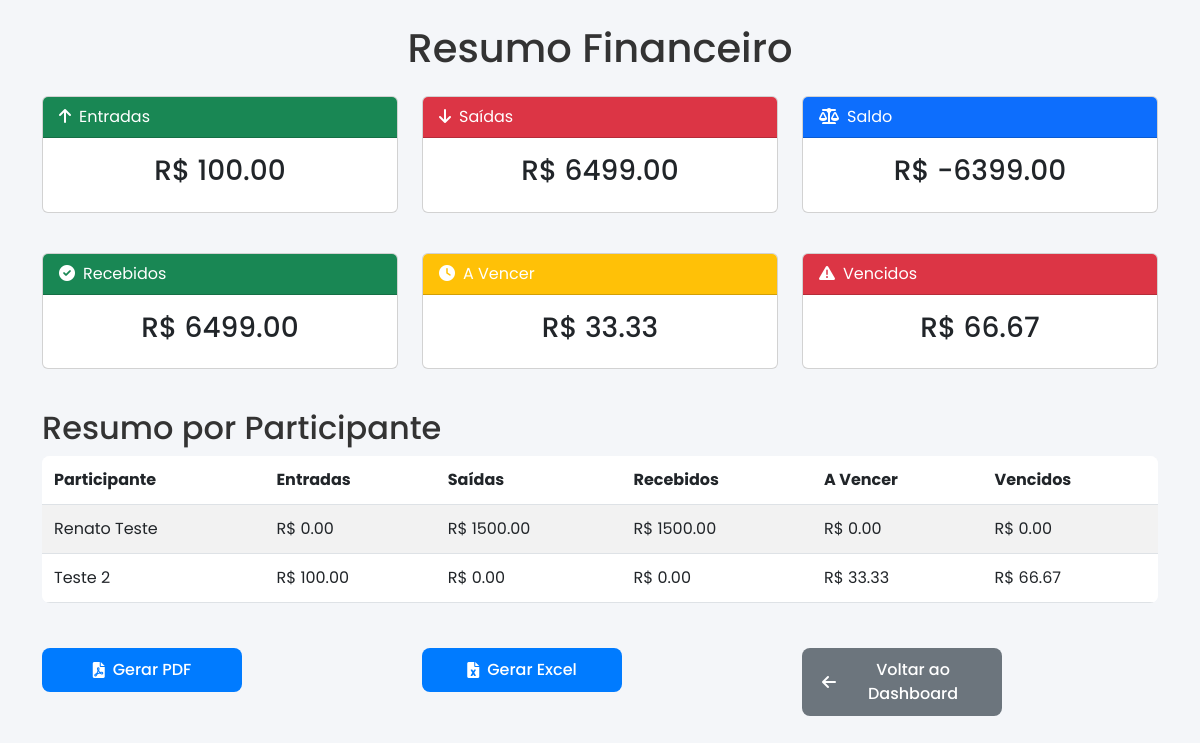
Page /resumo (signed in) on the earlier database version.
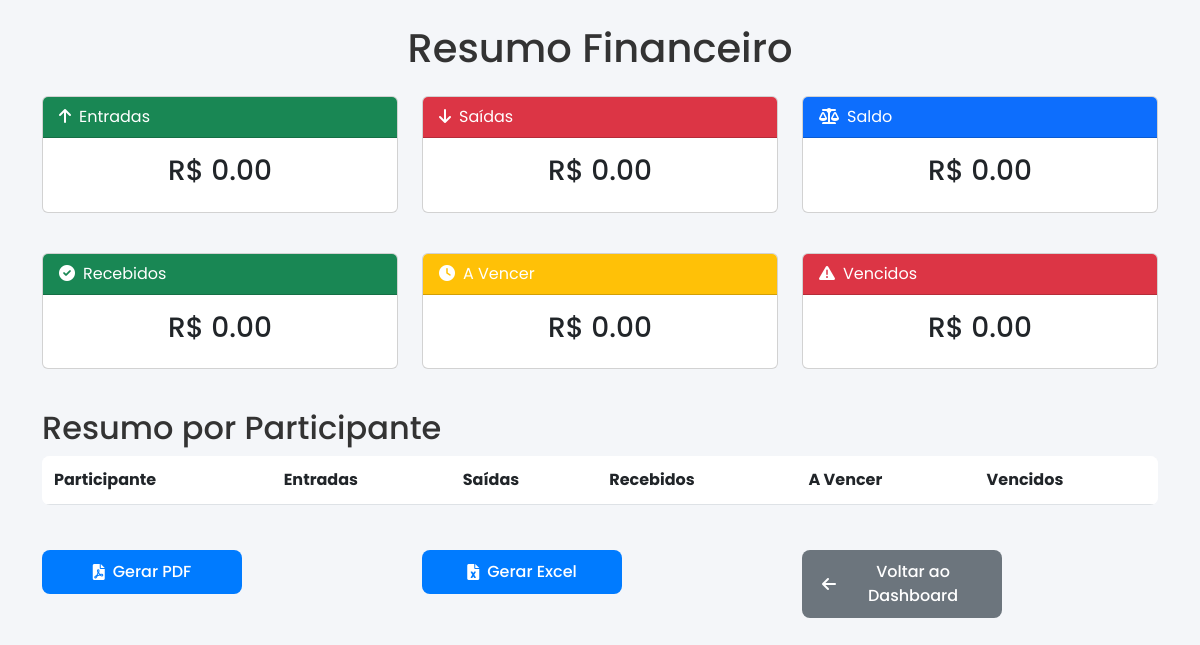
Same page on the later database version.
### tables this page shows
CREATE TABLE participantes (
            id INTEGER PRIMARY KEY AUTOINCREMENT,
            nome TEXT NOT NULL,
            adulto INTEGER NOT NULL,
            crianca INTEGER NOT NULL,
            bebe_alcool INTEGER NOT NULL
        );

### app.py (the view)
@app.route('/resumo')
@login_required
def resumo_financeiro():
    conn = get_db_connection()
    total_entradas = conn.execute('SELECT SUM(valor) FROM transacoes WHERE tipo = "entrada"').fetchone()[0] or 0
    total_saidas = conn.execute('SELECT SUM(valor) FROM transacoes WHERE tipo = "saida"').fetchone()[0] or 0
    saldo = total_entradas - total_saidas
    parcelas = conn.execute('SELECT valor, data_vencimento, pago FROM parcelas').fetchall()
    valores_recebidos = 0
    valores_a_vencer = 0
    valores_vencidos = 0
    for parcela in parcelas:
        data_vencimento = datetime.fromisoformat(parcela['data_vencimento'])
        if parcela['pago']:
            valores_recebidos += parcela['valor']
        elif data_vencimento < DATA_ATUAL:
            valores_vencidos += parcela['valor']
        else:
            valores_a_vencer += parcela['valor']
    participantes = conn.execute('SELECT * FROM participantes').fetchall()
    resumo_participantes = {}
    for p in participantes:
        entradas = conn.execute('SELECT SUM(valor) FROM transacoes WHERE tipo = "entrada" AND participante_id = ?', (p['id'],)).fetchone()[0] or 0
        saidas = conn.execute('SELECT SUM(valor) FROM transacoes WHERE tipo = "saida" AND participante_id = ?', (p['id'],)).fetchone()[0] or 0
        parcelas = conn.execute('''
            SELECT par.valor, par.data_vencimento, par.pago
            FROM transacoes t
            JOIN parcelas par ON t.id = par.transacao_id
            WHERE t.participante_id = ?
        ''', (p['id'],)).fetchall()
        p_recebidos = 0
        p_a_vencer = 0
        p_vencidos = 0
        for parcela in parcelas:
            data_vencimento = datetime.fromisoformat(parcela['data_vencimento'])
            if parcela['pago']:
                p_recebidos += parcela['valor']
            elif data_vencimento < DATA_ATUAL:
                p_vencidos += parcela['valor']
            else:
                p_a_vencer += parcela['valor']
        resumo_participantes[p['nome']] = {
            'entradas': entradas,
            'saidas': saidas,
            'valores_recebidos': p_recebidos,
            'valores_a_vencer': p_a_vencer,
            'valores_vencidos': p_vencidos
        }
    resumo = {
        'total_entradas': total_entradas,
        'total_saidas': total_saidas,
        'saldo': saldo,
        'valores_recebidos': valores_recebidos,
        'valores_a_vencer': valores_a_vencer,
        'valores_vencidos': valores_vencidos,
        'participantes': resumo_participantes
    }
    conn.close()
    return render_template('resumo.html', resumo=resumo, is_root=session.get('is_root', False))

### app.py (called while the page is built)
def get_db_connection():
    conn = sqlite3.connect('festa.db')
    conn.row_factory = sqlite3.Row
    conn.execute('PRAGMA busy_timeout = 30000')  # Aumentar o timeout para 30 segundos
    return conn

def login_required(f):
    @wraps(f)
    def decorated_function(*args, **kwargs):
        if 'user_id' not in session:
            return redirect(url_for('login'))
        return f(*args, **kwargs)
    return decorated_function

@app.before_request
def load_logged_in_user():
    user_id = session.get('user_id')
    if user_id is None:
        g.user = None
    else:
        conn = get_db_connection()
        g.user = conn.execute('SELECT * FROM usuarios WHERE id = ?', (user_id,)).fetchone()
        conn.close()

### templates/resumo.html (shortened to what this page needs)
<!DOCTYPE html>
<html lang="pt-br">
<head>
    <link href="https://cdn.jsdelivr.net/npm/bootstrap@5.3.0/dist/css/bootstrap.min.css" rel="stylesheet">
    <link rel="stylesheet" href="https://cdnjs.cloudflare.com/ajax/libs/font-awesome/6.0.0-beta3/css/all.min.css">
    <link rel="stylesheet" href="{{ url_for('static', filename='style.css') }}">
</head>
<body>
    <div class="container">
        <h1 class="my-4 text-center">Resumo Financeiro</h1>
        <div class="row mb-4">
            <div class="col-md-4 mb-3">
                <div class="card">
                    <div class="card-header bg-success text-white">
                        <i class="fas fa-arrow-up me-2"></i>Entradas
                    </div>
                    <div class="card-body text-center">
                        <h3>R$ {{ "%.2f" % resumo.total_entradas }}</h3>
                    </div>
                </div>
            </div>
            <div class="col-md-4 mb-3">
                <div class="card">
                    <div class="card-header bg-danger text-white">
                        <i class="fas fa-arrow-down me-2"></i>Saídas
                    </div>
                    <div class="card-body text-center">
                        <h3>R$ {{ "%.2f" % resumo.total_saidas }}</h3>
                    </div>
                </div>
            </div>
            <div class="col-md-4 mb-3">
                <div class="card">
                    <div class="card-header bg-primary text-white">
                        <i class="fas fa-balance-scale me-2"></i>Saldo
                    </div>
                    <div class="card-body text-center">
                        <h3>R$ {{ "%.2f" % resumo.saldo }}</h3>
                    </div>
                </div>
            </div>
        </div>
        <div class="row mb-4">
            <div class="col-md-4 mb-3">
                <div class="card">
                    <div class="card-header bg-success text-white">
                        <i class="fas fa-check-circle me-2"></i>Recebidos
                    </div>
                    <div class="card-body text-center">
                        <h3>R$ {{ "%.2f" % resumo.valores_recebidos }}</h3>
                    </div>
                </div>
            </div>
            <div class="col-md-4 mb-3">
                <div class="card">
                    <div class="card-header bg-warning text-white">
                        <i class="fas fa-clock me-2"></i>A Vencer
                    </div>
                    <div class="card-body text-center">
                        <h3>R$ {{ "%.2f" % resumo.valores_a_vencer }}</h3>
                    </div>
                </div>
            </div>
            <div class="col-md-4 mb-3">
                <div class="card">
                    <div class="card-header bg-danger text-white">
                        <i class="fas fa-exclamation-triangle me-2"></i>Vencidos
                    </div>
                    <div class="card-body text-center">
                        <h3>R$ {{ "%.2f" % resumo.valores_vencidos }}</h3>
                    </div>
                </div>
            </div>
        </div>
        <h2 class="mt-4">Resumo por Participante</h2>
        <div class="table-responsive mb-4">
            <table class="table table-striped">
                <thead>
                    <tr>
                        <th>Participante</th>
                        <th>Entradas</th>
                        <th>Saídas</th>
                        <th>Recebidos</th>
                        <th>A Vencer</th>
                        <th>Vencidos</th>
                    </tr>
                </thead>
                <tbody>
                    {% for nome, dados in resumo.participantes.items() %}
                    <tr>
                        <td>{{ nome }}</td>
                        <td>R$ {{ "%.2f" % dados.entradas }}</td>
                        <td>R$ {{ "%.2f" % dados.saidas }}</td>
                        <td>R$ {{ "%.2f" % dados.valores_recebidos }}</td>
                        <td>R$ {{ "%.2f" % dados.valores_a_vencer }}</td>
                        <td>R$ {{ "%.2f" % dados.valores_vencidos }}</td>
                    </tr>
                    {% endfor %}
                </tbody>
            </table>
        </div>
        <div class="row mb-4">
            <div class="col-md-4 mb-3">
                <a href="{{ url_for('gerar_pdf') }}" class="btn btn-primary w-100">
                    <i class="fas fa-file-pdf me-2"></i>Gerar PDF
                </a>
            </div>
            <div class="col-md-4 mb-3">
                <a href="{{ url_for('gerar_excel') }}" class="btn btn-primary w-100">
                    <i class="fas fa-file-excel me-2"></i>Gerar Excel
                </a>
            </div>
            <div class="col-md-4 mb-3">
                <a href="{{ url_for('index') }}" class="btn btn-secondary w-100">
                    <i class="fas fa-arrow-left me-2"></i>Voltar ao Dashboard
                </a>
            </div>
        </div>
    </div>
</body>
</html>

### static/style.css (style rules this page uses)
* { margin: 0; padding: 0; box-sizing: border-box; }
body { font-family: 'Poppins', sans-serif; background-color: #f4f6f9; color: #333; }
.btn { display: inline-flex; align-items: center; justify-content: center; padding: 10px 20px; font-size: 1rem; font-weight: 500; border-radius: 8px; text-decoration: none; transition: all 0.3s ease; width: 100%; max-width: 200px; margin: 5px 0; }
.btn-primary { background-color: #007bff; color: white; border: none; }
.btn-secondary { background-color: #6c757d; color: white; border: none; }
.table { width: 100%; margin-bottom: 1rem; background-color: white; border-radius: 8px; overflow: hidden; }
.table th, .table td { padding: 12px; vertical-align: middle; }

Differences in the rows shown:
removed participantes: nome "Renato Teste", entradas "0.00", saidas "1500.00", valores_recebidos "1500.00", valores_a_vencer "0.00", valores_vencidos "0.00"
removed participantes: nome "Teste 2", entradas "100.00", saidas "0.00", valores_recebidos "0.00", valores_a_vencer "33.33", valores_vencidos "66.67"
Other differences:
{{ "%.2f" % resumo.total_entradas }}: "100.00" → "0.00"
{{ "%.2f" % resumo.total_saidas }}: "6499.00" → "0.00"
{{ "%.2f" % resumo.saldo }}: "-6399.00" → "0.00"
{{ "%.2f" % resumo.valores_recebidos }}: "6499.00" → "0.00"
{{ "%.2f" % resumo.valores_a_vencer }}: "33.33" → "0.00"
{{ "%.2f" % resumo.valores_vencidos }}: "66.67" → "0.00"
